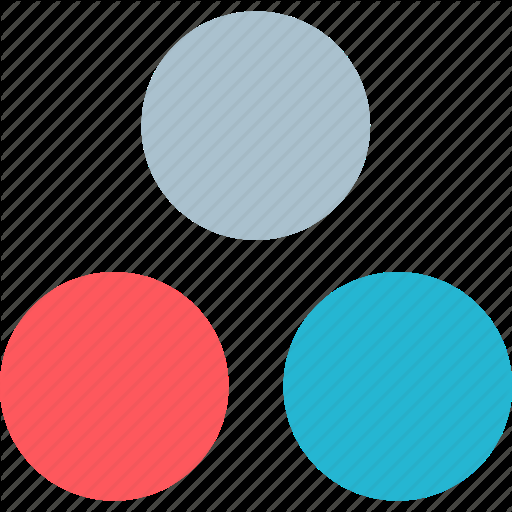
#> input picture img_pros/color.png, 512 x 512 px
$ python radius_0.py   (older library calls are emulated)
#> lines starting #> are read from the running program, lines starting #| are printed output that depends on the picture; after the words box and inside, x2 and y2 are one past the last pixel; in counts of white or black regions, pixels touching at a corner belong together
import cv2 as cv2
import numpy as np
import math
frame = cv2.imread('color.png')
#> frame is the input picture: shape (512, 512, 3); mean B, G, R 91.2, 84.8, 84.5
#read every frame from the camera
    #converting image to hsv
hsv = cv2.cvtColor(frame, cv2.COLOR_RGB2HSV)
#> hsv: shape (512, 512, 3); mean H, S, V 42.4, 69, 117
    #defining the lower adn higher frame for blue color
lower=np.array([0,100,100])
upper = np.array([20,255,255])
    #defining the threadshold value
mask = cv2.inRange(hsv, lower, upper)
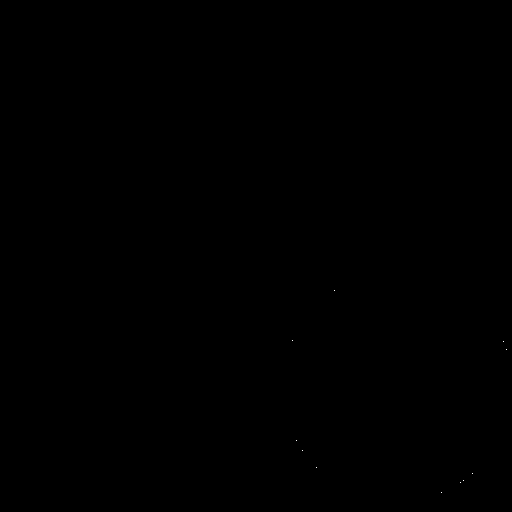
#> mask: shape (512, 512); 0% white in thin lines or dots, all inside (x1, y1, x2, y2) = (292, 290, 507, 493)
res = cv2.bitwise_and(frame, frame, mask=mask)
_,contour,_ =cv2.findContours(mask,cv2.RETR_EXTERNAL,cv2.CHAIN_APPROX_SIMPLE)
#> contour = 11 contours, all with area under 20
img = cv2.drawContours(frame,contour,-1,(0,255,0),1)
cnt = contour[0]
#> cnt = [[441, 492]]
area = cv2.contourArea(cnt)
#> area = 0

print("area is")
print(area)
#| 0.0
radius = math.sqrt (area/3.14)
#> radius = 0
print("radius")
print(radius)
#| 0.0
cv2.imshow('frame', frame)
cv2.imshow('mask', res)
cv2.waitKey(10000)
